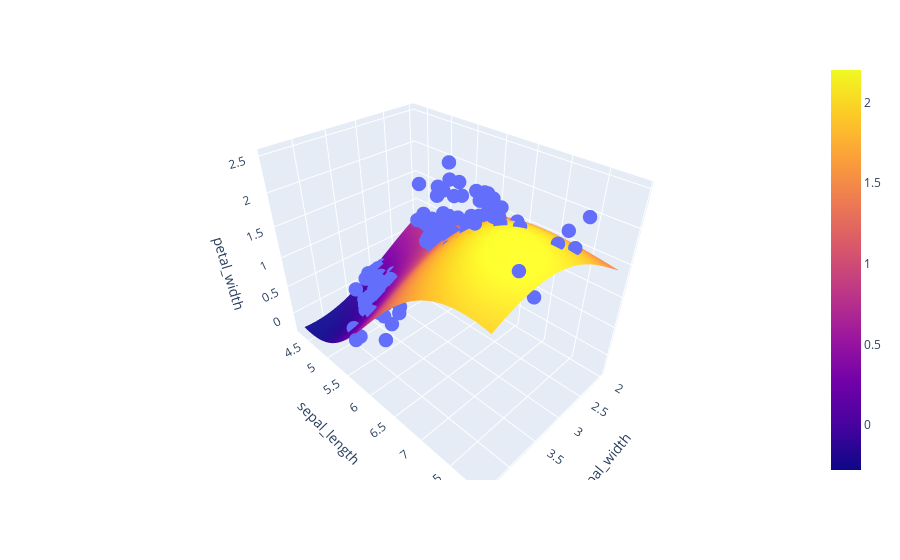

The cell this chart's notebook holds for it:
### Code cell
mesh_size = .02
margin = 0

df = px.data.iris()

X = df[['sepal_width', 'sepal_length']]
y = df['petal_width']

# Condition the model on sepal width and length, predict the petal width
model = SVR(C=1.)
model.fit(X, y)

# Create a mesh grid on which we will run our model
x_min, x_max = X.sepal_width.min() - margin, X.sepal_width.max() + margin
y_min, y_max = X.sepal_length.min() - margin, X.sepal_length.max() + margin
xrange = np.arange(x_min, x_max, mesh_size)
yrange = np.arange(y_min, y_max, mesh_size)
xx, yy = np.meshgrid(xrange, yrange)

# Run model
pred = model.predict(np.c_[xx.ravel(), yy.ravel()])
pred = pred.reshape(xx.shape)

# Generate the plot
fig = px.scatter_3d(df, x='sepal_width', y='sepal_length', z='petal_width')
fig.update_traces(marker=dict(size=5))
fig.add_traces(go.Surface(x=xrange, y=yrange, z=pred, name='pred_surface'))
fig.show()

### Figure 1 — Plotly figure (JSON) as saved in the notebook; plotly's stock layout.template omitted (floating-point values rounded to 4 significant figures; data arrays with more than 128 entries replaced by an {"elided": "..."} marker saying what was removed)
{"data": [{"hovertemplate": "sepal_width=%{x}<br>sepal_length=%{y}<br>petal_width=%{z}<extra></extra>", "legendgroup": "", "marker": {"color": "#636efa", "size": 5, "symbol": "circle"}, "mode": "markers", "name": "", "scene": "scene", "showlegend": false, "type": "scatter3d", "x": {"elided": "150 float values"}, "y": {"elided": "150 float values"}, "z": {"elided": "150 float values"}}, {"name": "pred_surface", "type": "surface", "x": [2, 2.02, 2.04, 2.06, 2.08, 2.1, 2.12, 2.14, 2.16, 2.18, 2.2, 2.22, 2.24, 2.26, 2.28, 2.3, 2.32, 2.34, 2.36, 2.38, 2.4, 2.42, 2.44, 2.46, 2.48, 2.5, 2.52, 2.54, 2.56, 2.58, 2.6, 2.62, 2.64, 2.66, 2.68, 2.7, 2.72, 2.74, 2.76, 2.78, 2.8, 2.82, 2.84, 2.86, 2.88, 2.9, 2.92, 2.94, 2.96, 2.98, 3.0, 3.02, 3.04, 3.06, 3.08, 3.1, 3.12, 3.14, 3.16, 3.18, 3.2, 3.22, 3.24, 3.26, 3.28, 3.3, 3.32, 3.34, 3.36, 3.38, 3.4, 3.42, 3.44, 3.46, 3.48, 3.5, 3.52, 3.54, 3.56, 3.58, 3.6, 3.62, 3.64, 3.66, 3.68, 3.7, 3.72, 3.74, 3.76, 3.78, 3.8, 3.82, 3.84, 3.86, 3.88, 3.9, 3.92, 3.94, 3.96, 3.98, 4.0, 4.02, 4.04, 4.06, 4.08, 4.1, 4.12, 4.14, 4.16, 4.18, 4.2, 4.22, 4.24, 4.26, 4.28, 4.3, 4.32, 4.34, 4.36, 4.38, 4.4], "y": {"elided": "181 float values"}, "z": {"elided": "181x121 float values"}}], "layout": {"legend": {"tracegroupgap": 0}, "margin": {"t": 60}, "scene": {"domain": {"x": [0, 1], "y": [0, 1]}, "xaxis": {"title": {"text": "sepal_width"}}, "yaxis": {"title": {"text": "sepal_length"}}, "zaxis": {"title": {"text": "petal_width"}}}}}
